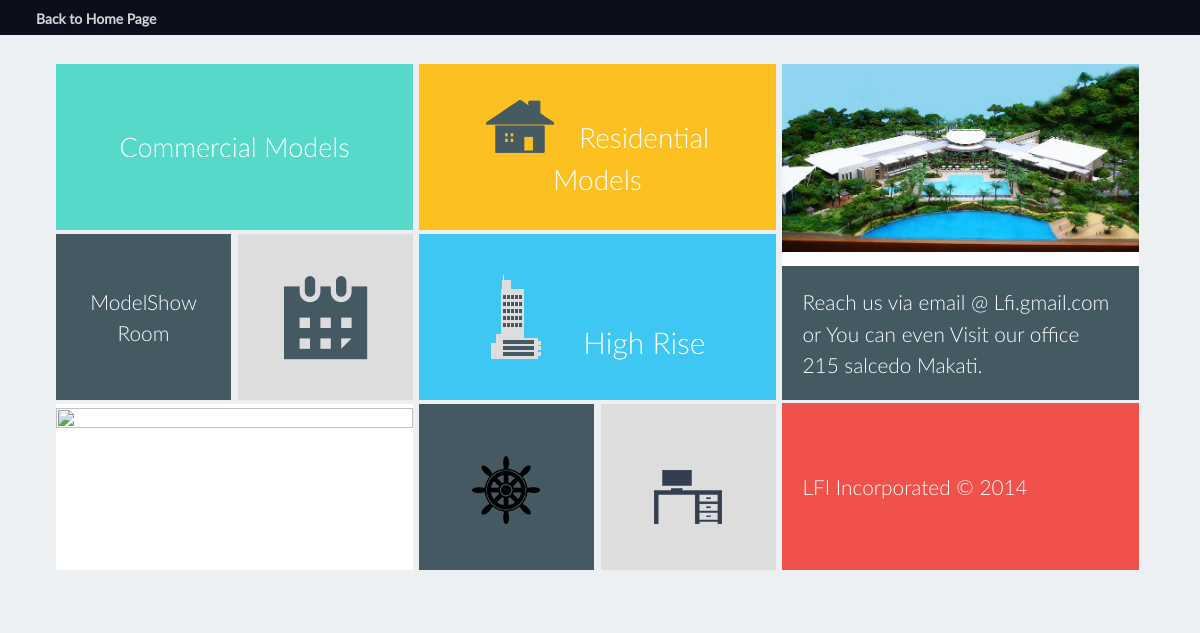
Screenshot of /gallery/mainGallery.php with the database file from the repository.
### tables this page shows
CREATE TABLE IF NOT EXISTS `homeblog` (
  `ID` int(11) NOT NULL AUTO_INCREMENT,
  `Path` text NOT NULL,
  `Title` text NOT NULL,
  `Description` text NOT NULL,
  PRIMARY KEY (`ID`)
);

### gallery/mainGallery.php (shortened to what this page needs)
<!DOCTYPE html>
<html>
<head>
  <link rel="stylesheet" href="css/demo-styles.css" />
</head>
<body>
 <header>
   <a href="../index.php" class="tutorial-link">Back to Home Page</a>
 </header>
<div class="demo-wrapper">
      <?php include('../galleryE.php'); ?>
  <div class="dashboard clearfix">
    <ul class="tiles">
      <div class="col1 clearfix">
        <li class="tile tile-big tile-1 slideTextUp" data-page-type="r-page" data-page-name="panelOne">
         <?php $result = mysqli_query($con,"SELECT Title FROM homeblog WHERE `ID` = 1");
		 	$rowElement =  mysqli_fetch_row($result);?>
          <div><p><?php echo $rowElement[0]; ?></p></div>
        </li>
        <li class="tile tile-small tile tile-2 slideTextRight" data-page-type="r-page" data-page-name ="panelThree">
         <?php $result = mysqli_query($con,"SELECT Title FROM homeblog WHERE `ID` = 3");
		 	$rowElement =  mysqli_fetch_row($result);?>
          <div><p><?php echo $rowElement[0]; ?></p></div>
        </li>
        <li class="tile tile-small last tile-3" data-page-type="r-page" data-page-name="panelThree">
          <p class="icon-calendar-alt-fill"></p>
        </li>
        <li class="tile tile-big tile-4 fig-tile" data-page-type="r-page" data-page-name="panelFive">
          <figure>
            <img src="images/mainpage.png" />
          </figure>
        </li>
      </div>
      <div class="col2 clearfix">
        <li class="tile tile-big tile-5" data-page-type="r-page" data-page-name="panelTwo">
        <?php $result = mysqli_query($con,"SELECT Title FROM homeblog WHERE `ID` = 2");
		 	$rowElement =  mysqli_fetch_row($result);?>
          <div><p style="font-size: 28px;"><span class="icon-cloud"></span><?php echo $rowElement[0]; ?></p></div>
        </li>
        <li class="tile tile-big tile-6 slideTextLeft" data-page-type="r-page" data-page-name="panelFour">
          <div><p style="font-size: 30px;"><span class="icon-skype"></span>High Rise</p></div>
        </li>
        <li class="tile tile-small tile-7 rotate3d rotate3dX" data-page-type="r-page" data-page-name="panelSpe2">
          <div class="faces">
            <div class="front"><span class="icon-picassa"></span></div>
            <?php $result = mysqli_query($con,"SELECT Title FROM homeblog WHERE `ID` = 6");
		 	$rowElement =  mysqli_fetch_row($result);?>
            <div class="back"><p><?php echo $rowElement[0]; ?></p></div>
          </div>
        </li>
        <li class="tile tile-small last tile-8 rotate3d rotate3dY" data-page-type="r-page" data-page-name="panelSpe">
          <div class="faces">
            <div class="front"><span class="icon-instagram"></span></div>
            <div class="back"><p>Hotels, Office Models</p></div>
          </div>
        </li>
      </div>
      <div class="col3 clearfix">
        <li class="tile tile-2xbig tile-9 fig-tile" data-page-type="custom-page" data-page-name="#">
          <figure>
            <img src="images/resort5.jpg" style="top: -50px; position: relative;"/>
            <figcaption class="tile-caption caption-bottom">Reach us via email @ Lfi.gmail.com or You can even Visit our office 215 salcedo Makati.
            </figure>
        </li>
        <li class="tile tile-big tile-10" data-page-type="s-page" data-page-name="#">
          <div><p>LFI Incorporated © 2014 </p></div>
        </li>
      </div>
    </ul>
  </div>
</div>
</body>
</html>

### galleryA.php (style rules this page uses)
.clearfix:after { clear:both; }

### galleryB.php (style rules this page uses)
.clearfix:after { clear:both; }

### galleryG.php (style rules this page uses)
.clearfix:after { clear:both; }

### galleryC.php (style rules this page uses)
.clearfix:after { clear:both; }

### galleryD.php (style rules this page uses)
.clearfix:after { clear:both; }

### galleryF.php (style rules this page uses)
.clearfix:after { clear:both; }

### galleryE.php (style rules this page uses)
.clearfix:after { clear:both; }

### rows the page displays
homeblog: Title "Commercial Models"
homeblog: Title "ModelShow Room"
homeblog: Title "Residential Models"
